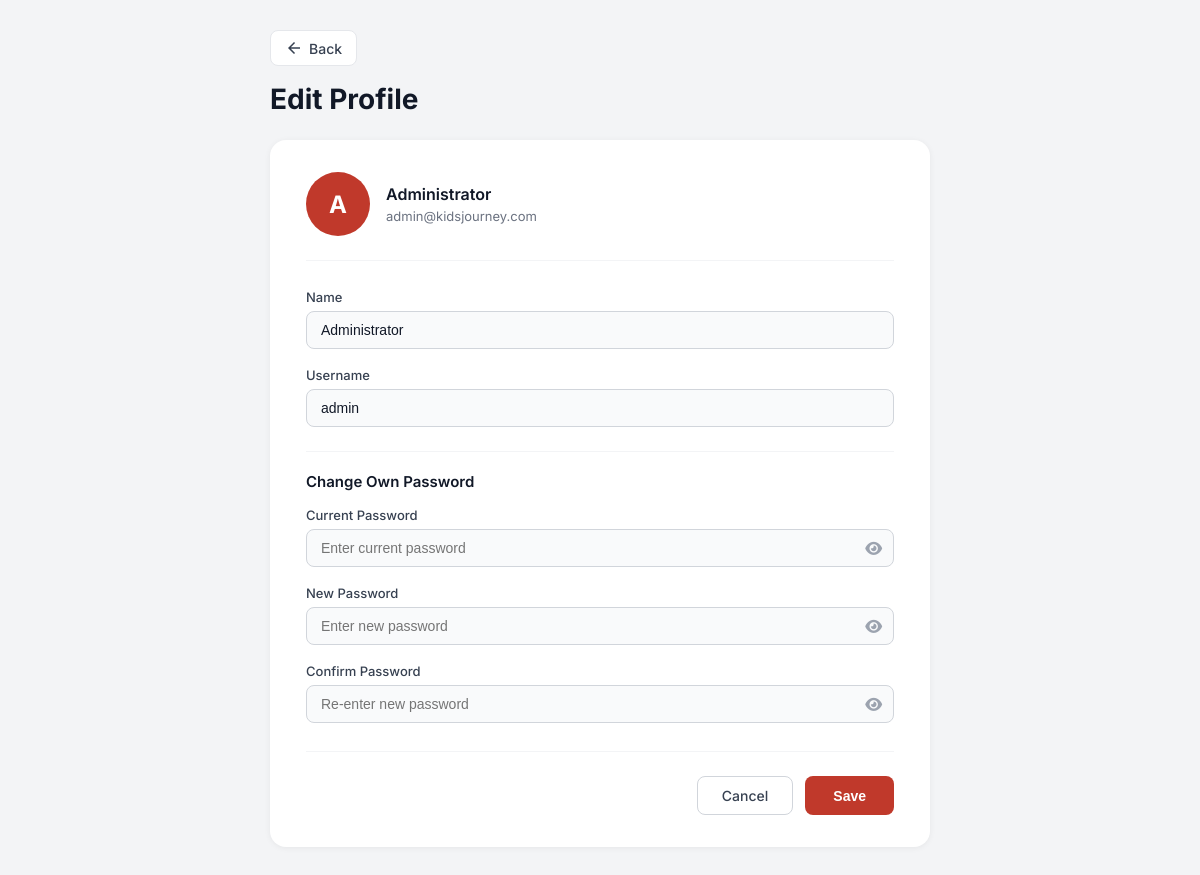
Page /public/auth/edit-profile.php (signed in) on the committed database.
### tables this page shows
CREATE TABLE `users` (
  `id` int(11) NOT NULL,
  `staff_id` varchar(20) DEFAULT NULL COMMENT 'e.g. STF-0001, auto-assigned when created',
  `full_name` varchar(150) NOT NULL,
  `username` varchar(100) NOT NULL,
  `email` varchar(150) NOT NULL,
  `password` varchar(255) NOT NULL,
  `role` enum('Admin','Human Resources','Educator') NOT NULL,
  `status` enum('active','inactive','suspended','pending','denied') DEFAULT 'active',
  `is_first_login` tinyint(1) DEFAULT 1 COMMENT '1 = must change password on first login (Educators)',
  `created_at` timestamp NOT NULL DEFAULT current_timestamp(),
  `updated_at` timestamp NOT NULL DEFAULT current_timestamp() ON UPDATE current_timestamp()
);

### public/auth/edit-profile.php (the view, shortened to what this page needs)
<?php
require_once __DIR__ . '/../../includes/config.php';
$stmt = $conn->prepare("SELECT id, full_name, username, email, role FROM users WHERE id = ?");
$stmt->bind_param("i", $_SESSION['user_id']);
$stmt->execute();
$loggedUser = $stmt->get_result()->fetch_assoc();
$backUrls = [
    'Admin'           => BASE_URL . '/administrator/dashboard.php',
    'Human Resources' => BASE_URL . '/hro/dashboard.php',
    'Educator'        => BASE_URL . '/educator/educator-dashboard.php',
];
$backUrl = $_GET['back'] ?? ($backUrls[$loggedUser['role']] ?? BASE_URL . '/auth/login.php');
?>
<!DOCTYPE html>
<html lang="en">
<head>
  <link rel="stylesheet" href="../../assets/css/edit-profile.css">
  <link rel="stylesheet" href="https://cdnjs.cloudflare.com/ajax/libs/font-awesome/6.5.0/css/all.min.css">
</head>
<body>
<div class="ep-wrapper">
  <div class="ep-topbar">
    <a href="<?= htmlspecialchars($backUrl) ?>" class="btn-back">
      <svg viewBox="0 0 24 24" width="18" height="18" fill="currentColor"><path d="M20 11H7.83l5.59-5.59L12 4l-8 8 8 8 1.41-1.41L7.83 13H20v-2z"/></svg>
      Back
    </a>
  </div>
  <h1 class="ep-title">Edit Profile</h1>
  <div class="ep-card">
    <div class="ep-avatar-section">
      <div class="ep-avatar">
        <span><?= strtoupper(substr($loggedUser['full_name'], 0, 1)) ?></span>
      </div>
      <div class="ep-avatar-info">
        <strong><?= htmlspecialchars($loggedUser['full_name']) ?></strong>
        <span><?= htmlspecialchars($loggedUser['email']) ?></span>
      </div>
    </div>
    <form method="POST" id="editProfileForm">
      <div class="ep-field">
        <label for="full_name">Name</label>
        <input type="text" id="full_name" name="full_name"
               value="<?= htmlspecialchars($loggedUser['full_name']) ?>" required>
      </div>
      <div class="ep-field">
        <label for="username">Username</label>
        <input type="text" id="username" name="username"
               value="<?= htmlspecialchars($loggedUser['username']) ?>" required>
      </div>
      <div class="ep-section-title">Change Own Password</div>
      <div class="ep-field">
        <label for="current_password">Current Password</label>
        <div class="pw-wrap">
          <input type="password" id="current_password" name="current_password"
                 placeholder="Enter current password" autocomplete="current-password">
          <button type="button" class="pw-toggle" onclick="togglePw('current_password', this)">
            <i class="fa-solid fa-eye"></i>
          </button>
        </div>
      </div>
      <div class="ep-field">
        <label for="new_password">New Password</label>
        <div class="pw-wrap">
          <input type="password" id="new_password" name="new_password"
                 placeholder="Enter new password" autocomplete="new-password"
                 oninput="checkPwRequirements(this.value)">
          <button type="button" class="pw-toggle" onclick="togglePw('new_password', this)">
            <i class="fa-solid fa-eye"></i>
          </button>
        </div>
      </div>
      <div class="ep-field">
        <label for="confirm_password">Confirm Password</label>
        <div class="pw-wrap">
          <input type="password" id="confirm_password" name="confirm_password"
                 placeholder="Re-enter new password" autocomplete="new-password"
                 oninput="checkPwMatch()">
          <button type="button" class="pw-toggle" onclick="togglePw('confirm_password', this)">
            <i class="fa-solid fa-eye"></i>
          </button>
        </div>
      </div>
      <div class="ep-actions">
        <a href="<?= htmlspecialchars($backUrl) ?>" class="btn-cancel">Cancel</a>
        <button type="submit" class="btn-save">Save</button>
      </div>
    </form>
  </div>
</div>
</body>
</html>

### assets/css/edit-profile.css (style rules this page uses)
* { box-sizing: border-box; margin: 0; padding: 0; }
body { font-family: 'Inter', Arial, sans-serif; background: #f3f4f6; min-height: 100vh; padding: 30px 20px; }
.ep-wrapper { max-width: 660px; margin: 0 auto; }
.ep-topbar { margin-bottom: 16px; }
.btn-back { display: inline-flex; align-items: center; gap: 6px; color: #374151; text-decoration: none; font-size: 14px; font-weight: 500; padding: 8px 14px; border-radius: 8px; background: #ffffff; border: 1px solid #e5e7eb; transition: background 0.15s, color 0.15s; }
.ep-title { font-size: 28px; font-weight: 700; color: #111827; margin-bottom: 24px; }
.ep-card { background: #ffffff; border-radius: 16px; padding: 32px 36px; box-shadow: 0 1px 6px rgba(0,0,0,0.06); }
.ep-avatar-section { display: flex; align-items: center; gap: 16px; margin-bottom: 28px; padding-bottom: 24px; border-bottom: 1px solid #f3f4f6; }
.ep-avatar { width: 64px; height: 64px; min-width: 64px; background: #c0392b; border-radius: 50%; display: flex; align-items: center; justify-content: center; color: white; font-size: 24px; font-weight: 700; }
.ep-avatar-info { display: flex; flex-direction: column; gap: 4px; }
.ep-avatar-info strong { font-size: 16px; color: #111827; font-weight: 600; }
.ep-avatar-info span { font-size: 13px; color: #6b7280; }
.ep-section-title { font-size: 15px; font-weight: 600; color: #111827; margin-top: 24px; margin-bottom: 16px; padding-top: 20px; border-top: 1px solid #f3f4f6; }
.ep-field { margin-bottom: 18px; }
.ep-field label { display: block; font-size: 13px; font-weight: 500; color: #374151; margin-bottom: 6px; }
.ep-field input[type="text"], .ep-field input[type="password"] { width: 100%; padding: 10px 14px; border: 1px solid #d1d5db; border-radius: 8px; font-size: 14px; color: #111827; background: #f9fafb; transition: border-color 0.15s; outline: none; }
.pw-wrap { position: relative; }
.pw-wrap input { padding-right: 44px; }
.pw-toggle { position: absolute; right: 12px; top: 50%; transform: translateY(-50%); background: none; border: none; cursor: pointer; color: #9ca3af; font-size: 15px; line-height: 1; padding: 0; }
.ep-actions { display: flex; justify-content: flex-end; gap: 12px; margin-top: 28px; padding-top: 24px; border-top: 1px solid #f3f4f6; }
.btn-cancel { padding: 10px 24px; border: 1px solid #d1d5db; border-radius: 8px; background: #ffffff; color: #374151; font-size: 14px; font-weight: 500; cursor: pointer; text-decoration: none; display: inline-flex; align-items: center; transition: background 0.15s; }
.btn-save { padding: 10px 28px; border: none; border-radius: 8px; background: #c0392b; color: white; font-size: 14px; font-weight: 600; cursor: pointer; transition: background 0.15s; }

### rows in the picture
users: full_name "A", full_name "Administrator", email "admin@kidsjourney.com", username "admin"
